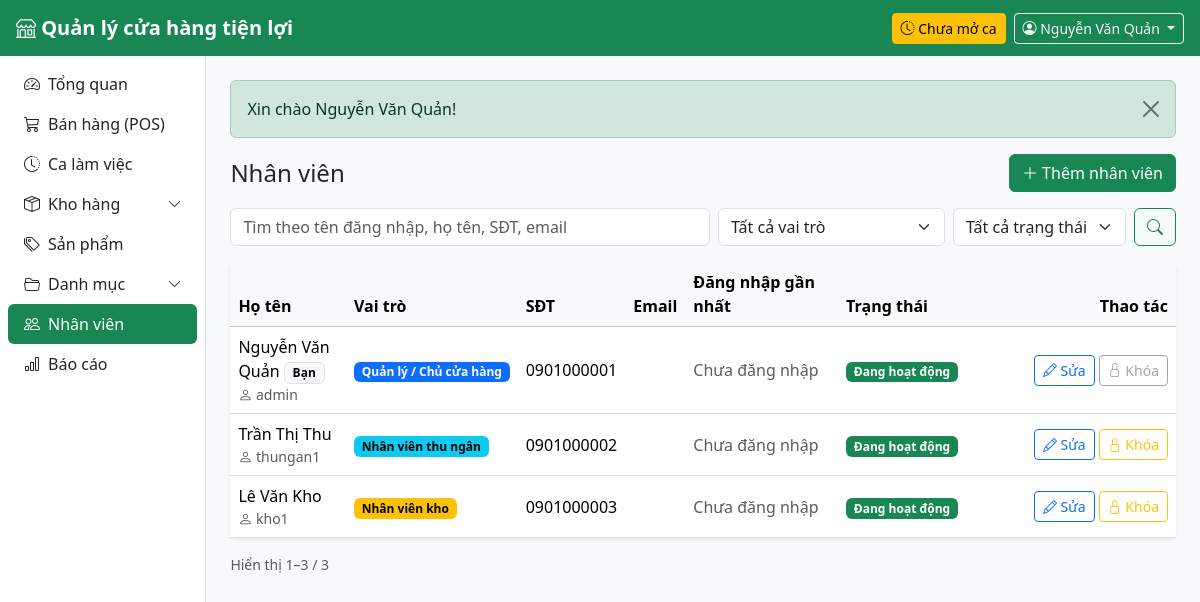
Page /public/users (signed in) on the committed database.
### tables this page shows
CREATE TABLE users (
    id            INT UNSIGNED AUTO_INCREMENT PRIMARY KEY,
    store_id      INT UNSIGNED NOT NULL,
    role_id       TINYINT UNSIGNED NOT NULL,
    username      VARCHAR(50) NOT NULL UNIQUE,
    password_hash VARCHAR(255) NOT NULL,
    full_name     VARCHAR(100) NOT NULL,
    phone         VARCHAR(20),
    email         VARCHAR(100),
    is_active     TINYINT(1) NOT NULL DEFAULT 1,
    last_login_at DATETIME NULL,
    created_at    DATETIME NOT NULL DEFAULT CURRENT_TIMESTAMP,
    CONSTRAINT fk_users_store FOREIGN KEY (store_id) REFERENCES stores(id),
    CONSTRAINT fk_users_role  FOREIGN KEY (role_id)  REFERENCES roles(id)
);

CREATE TABLE roles (
    id          TINYINT UNSIGNED AUTO_INCREMENT PRIMARY KEY,
    code        VARCHAR(30) NOT NULL UNIQUE,       
    name        VARCHAR(100) NOT NULL
);

### app/Views/users/index.php (the view, shortened to what the rows shown need)
<?php
$roleBadge = ['admin' => 'text-bg-primary', 'cashier' => 'text-bg-info', 'warehouse' => 'text-bg-warning'];
?>
<div class="d-flex flex-wrap justify-content-between align-items-center gap-2 mb-3">
    <h1 class="h4 mb-0">Nhân viên</h1>
    <a href="<?= url('/users/create') ?>" class="btn btn-success">
        <i class="bi bi-plus-lg"></i> Thêm nhân viên
    </a>
</div>
<div class="mb-3">
</div>
<div class="card border-0 shadow-sm">
    <div class="table-responsive">
        <table class="table table-hover align-middle mb-0">
            <thead class="table-light">
                <tr>
                    <th>Họ tên</th>
                    <th>Vai trò</th>
                    <th>SĐT</th>
                    <th>Email</th>
                    <th>Đăng nhập gần nhất</th>
                    <th>Trạng thái</th>
                    <th class="text-end" style="width: 210px">Thao tác</th>
                </tr>
            </thead>
            <tbody>
            <?php foreach ($users as $u): ?>
                <?php $active = (int) $u['is_active'] === 1; $isMe = (int) $u['id'] === $meId; ?>
                <tr data-user-row class="<?= $active ? '' : 'text-muted' ?>">
                    <td>
                        <div class="fw-medium">
                            <?= e($u['full_name']) ?>
                            <?php if ($isMe): ?><span class="badge text-bg-light border">Bạn</span><?php endif; ?>
                        </div>
                        <div class="small text-muted"><i class="bi bi-person"></i> <?= e($u['username']) ?></div>
                    </td>
                    <td><span class="badge <?= e($roleBadge[$u['role_code']] ?? 'text-bg-secondary') ?>"><?= e($u['role_name']) ?></span></td>
                    <td class="text-nowrap"><?= e($u['phone']) ?></td>
                    <td><?= e($u['email']) ?></td>
                    <td class="text-nowrap">
                        <?= $u['last_login_at'] ? e(date('d/m/Y H:i', strtotime($u['last_login_at']))) : '<span class="text-muted">Chưa đăng nhập</span>' ?>
                    </td>
                    <td>
                        <?php if ($active): ?>
                            <span class="badge text-bg-success">Đang hoạt động</span>
                        <?php else: ?>
                            <span class="badge text-bg-secondary">Đã khóa</span>
                        <?php endif; ?>
                    </td>
                    <td class="text-end text-nowrap">
                        <a href="<?= url("/users/{$u['id']}/edit") ?>" class="btn btn-sm btn-outline-primary">
                            <i class="bi bi-pencil"></i> Sửa
                        </a>
                        <?php if ($isMe): ?>
                            <button class="btn btn-sm btn-outline-secondary" disabled title="Bạn không thể tự khóa tài khoản của mình">
                                <i class="bi bi-lock"></i> Khóa
                            </button>
                        <?php else: ?>
                            <?php partial('delete_button', [
                                'action'  => url("/users/{$u['id']}/toggle"),
                                'message' => ($active ? 'Khóa tài khoản "' : 'Mở khóa tài khoản "') . $u['username'] . '"?',
                                'label'   => $active ? 'Khóa' : 'Mở khóa',
                                'icon'    => $active ? 'lock' : 'unlock',
                                'class'   => $active ? 'btn-outline-warning' : 'btn-outline-success',
                            ]) ?>
                        <?php endif; ?>
                    </td>
                </tr>
            <?php endforeach; ?>
            </tbody>
        </table>
    </div>
</div>

### app/Views/partials/delete_button.php (shortened to what the rows shown need)
<form method="post" action="<?= e($action) ?>" class="d-inline"
      onsubmit="return confirm(<?= e(json_encode($message ?? 'Bạn chắc chắn muốn xóa?', JSON_UNESCAPED_UNICODE)) ?>)">
    <button class="btn btn-sm <?= e($class ?? 'btn-outline-danger') ?>">
        <i class="bi bi-<?= e($icon ?? 'trash') ?>"></i> <?= e($label ?? 'Xóa') ?>
    </button>
</form>

### app/Core/Router.php (shortened to what the rows shown need)
<?php
class Router
{
    private array $routes = [];
    private function add(string $method, string $path, array $action, ?array $roles): void
    {
        $this->routes[] = compact('method', 'pattern', 'action', 'roles');
    }
    public function dispatch(string $method, string $uri): void
    {
        $path = parse_url($uri, PHP_URL_PATH) ?? '/';
        $base = App::basePath();
        if ($base !== '' && str_starts_with($path, $base)) {
            $path = substr($path, strlen($base));
        }
        $path = '/' . trim(preg_replace('#^/index\.php#', '', $path), '/');
        foreach ($this->routes as $route) {
            if ($route['method'] !== $method || !preg_match($route['pattern'], $path, $m)) {
                continue;
            }
            if ($route['roles'] !== null) {
                Auth::requireLogin();
            }
            [$class, $fn] = $route['action'];
            $params = array_filter($m, 'is_string', ARRAY_FILTER_USE_KEY);
            (new $class())->$fn(...$params);
            return;
        }
    }
}

### app/Views/layouts/main.php (shortened to what the rows shown need)
<?php
$user = Auth::user();
$menu = [
    ['/',          'speedometer2', 'Tổng quan',     ['admin', 'cashier', 'warehouse']],
    ['/pos',       'cart3',        'Bán hàng (POS)', ['admin', 'cashier']],
    ['/shifts',    'clock-history', 'Ca làm việc',   ['admin', 'cashier']],
    ['#warehouse', 'box-seam',     'Kho hàng',       ['admin', 'warehouse'], [
        ['/inventory', 'Tồn kho'],
        ['/receipts',  'Phiếu nhập'],
    ]],
    ['/products',  'tags',         'Sản phẩm',       ['admin']],
    ['#catalog',   'folder2-open', 'Danh mục',       ['admin'], [
        ['/categories', 'Loại hàng'],
        ['/units',      'Đơn vị tính'],
        ['/suppliers',  'Nhà cung cấp'],
    ]],
    ['/users',     'people',       'Nhân viên',      ['admin']],
    ['/reports',   'bar-chart',    'Báo cáo',        ['admin']],
];
?>
<!doctype html>
<html lang="vi">
<head>
    <link rel="stylesheet" href="https://cdn.jsdelivr.net/npm/bootstrap@5.3.3/dist/css/bootstrap.min.css">
    <link rel="stylesheet" href="https://cdn.jsdelivr.net/npm/bootstrap-icons@1.11.3/font/bootstrap-icons.min.css">
    <link rel="stylesheet" href="<?= asset('css/app.css') ?>">
</head>
<body class="bg-body-tertiary">
<nav class="navbar navbar-dark bg-success sticky-top px-3">
    <a class="navbar-brand fw-semibold me-auto" href="<?= url('/') ?>">
        <i class="bi bi-shop"></i> <?= e(App::config('app.name')) ?>
    </a>
    <?php if (Auth::hasRole('admin', 'cashier')): ?>
        <?php $myShift = (new Shift())->findOpenByUser((int) $user['id']); ?>
        <a href="<?= url('/shifts') ?>" class="btn btn-sm me-2 <?= $myShift ? 'btn-light text-success' : 'btn-warning' ?>">
            <i class="bi bi-clock-history"></i>
            <?= $myShift ? 'Ca mở từ ' . e(date('H:i', strtotime($myShift['opened_at']))) : 'Chưa mở ca' ?>
        </a>
    <?php endif; ?>
    <div class="dropdown">
        <button class="btn btn-outline-light btn-sm dropdown-toggle" data-bs-toggle="dropdown">
            <i class="bi bi-person-circle"></i>
            <span class="d-none d-sm-inline"><?= e($user['full_name']) ?></span>
        </button>
    </div>
</nav>
<div class="d-flex">
    <aside class="offcanvas-lg offcanvas-start sidebar bg-white border-end" id="sidebar" tabindex="-1">
        <nav class="nav nav-pills flex-column p-2">
            <?php foreach ($menu as $i => $item): ?>
                <?php
                [$href, $icon, $label, $roles] = $item;
                $children = $item[4] ?? [];
                ?>
                <?php if ($children): ?>
                    <?php $open = array_filter($children, fn($c) => active($c[0]) !== ''); ?>
                    <a class="nav-link d-flex justify-content-between align-items-center <?= $open ? 'fw-semibold text-success' : '' ?>"
                       data-bs-toggle="collapse" href="#menu-group-<?= $i ?>" role="button"
                       aria-expanded="<?= $open ? 'true' : 'false' ?>" aria-controls="menu-group-<?= $i ?>">
                        <span><i class="bi bi-<?= $icon ?> me-2"></i><?= e($label) ?></span>
                        <i class="bi bi-chevron-down small"></i>
                    </a>
                <?php else: ?>
                    <a class="nav-link <?= active($href) ?>" href="<?= url($href) ?>">
                        <i class="bi bi-<?= $icon ?> me-2"></i><?= e($label) ?>
                    </a>
                <?php endif; ?>
            <?php endforeach; ?>
        </nav>
    </aside>
    <main class="flex-grow-1 p-3 p-md-4 min-vw-0">
        <?php foreach (Session::pullFlash() as $f): ?>
            <div class="alert alert-<?= e($f['type']) ?> alert-dismissible fade show">
                <?= e($f['message']) ?>
                <button type="button" class="btn-close" data-bs-dismiss="alert"></button>
            </div>
        <?php endforeach; ?>
        <?= $content ?>
    </main>
</div>
</body>
</html>

### rows in the picture
users: full_name "Nguyễn Văn Quản", shows "Bạn", username "admin", role.name "Quản lý / Chủ cửa hàng", phone "0901000001", shows "Chưa đăng nhập", is_active "Đang hoạt động", shows "Khóa"
users: full_name "Trần Thị Thu", username "thungan1", role.name "Nhân viên thu ngân", phone "0901000002", shows "Chưa đăng nhập", is_active "Đang hoạt động"
users: full_name "Lê Văn Kho", username "kho1", role.name "Nhân viên kho", phone "0901000003", shows "Chưa đăng nhập", is_active "Đang hoạt động"

### other values in the picture
$label "Tổng quan"
$label "Bán hàng (POS)"
$label "Ca làm việc"
$label "Kho hàng"
$label "Sản phẩm"
$label "Danh mục"
$label "Nhân viên"
$label "Báo cáo"
$f['message'] "Xin chào Nguyễn Văn Quản!"
$paginator->summary() "Hiển thị 1–3 / 3"
form field role_id "Tất cả vai trò"
form field status "Tất cả trạng thái"
